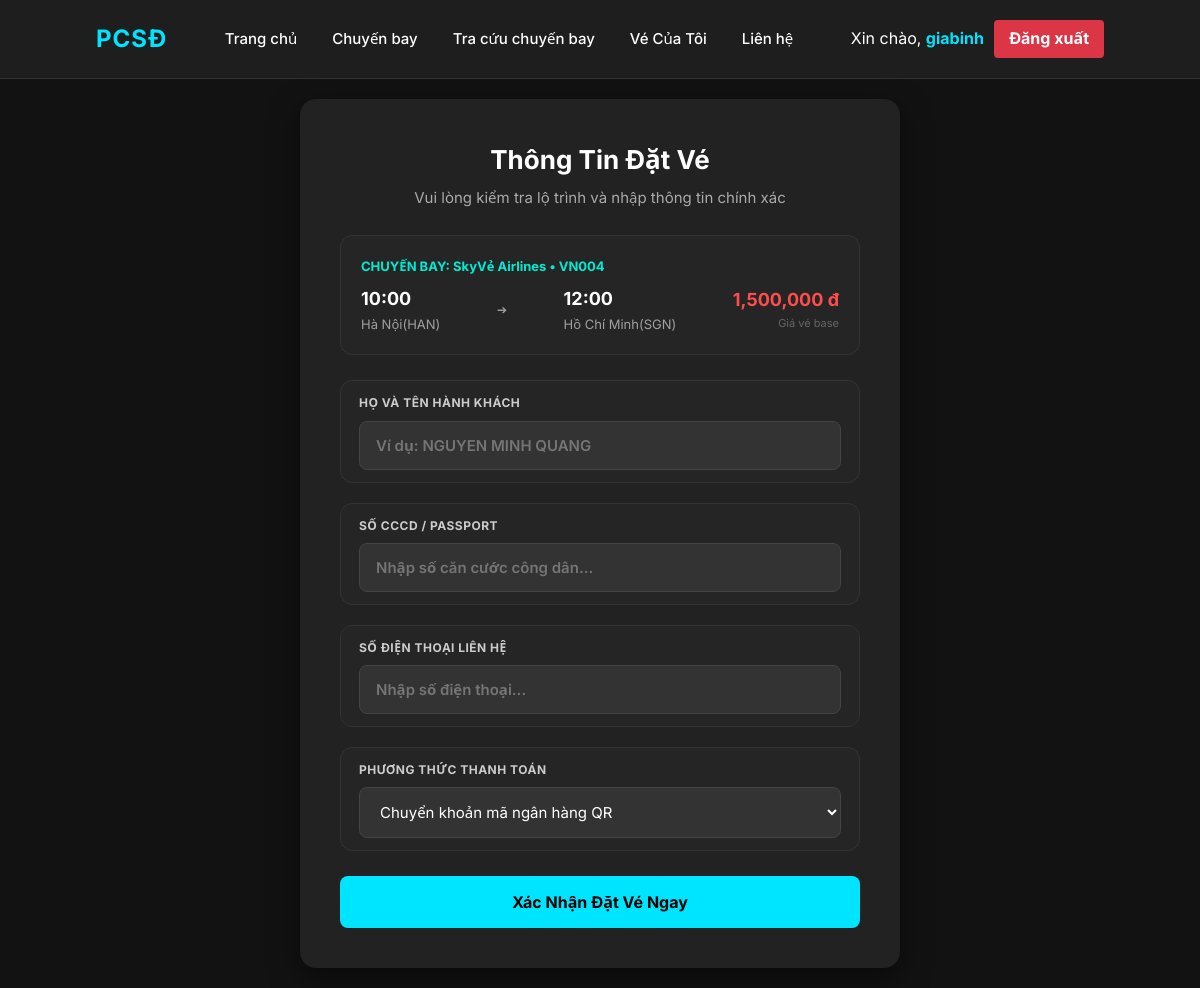
The page /dat-ve?id=VN004 (signed in) on the database its author committed.
### app.py (models this page shows)
class ChuyenBay(db.Model):
    maChuyenBay = db.Column(db.String(20), primary_key=True)
    maMayBay = db.Column(db.String(20), db.ForeignKey('may_bay.maMayBay'), nullable=False)
    sanBayDi = db.Column(db.String(50), nullable=False)
    sanBayDen = db.Column(db.String(50), nullable=False)
    ngayGioDi = db.Column(db.DateTime, nullable=False)
    ngayGioDen = db.Column(db.DateTime, nullable=False)
    giaVe = db.Column(db.Float, nullable=False)
    soGheTrong = db.Column(db.Integer, nullable=False)
    may_bay = db.relationship('MayBay', backref=db.backref('chuyen_bay', lazy=True))

### app.py (the view, shortened to what this page needs)
@app.route('/dat-ve', methods=['GET', 'POST'])
def web_dat_ve():
    if 'user_id' not in session:
        flash('Vui lòng đăng nhập tài khoản để tiến hành đặt vé!', 'danger')
        return redirect(url_for('login'))
    ma_cb = request.args.get('id')
    chuyen_bay = ChuyenBay.query.get(ma_cb)
    if not chuyen_bay:
        flash('Chuyến bay không tồn tại!', 'danger')
        return redirect(url_for('xem_chuyen_bay'))
    return render_template('dat_ve.html', cb=chuyen_bay)

### templates/dat_ve.html (shortened to what this page needs)
{% extends 'base.html' %}
{% block content %}
<div class="auth-container" style="min-height: 90vh; padding: 20px;">
    <div class="auth-box" style="max-width: 600px; text-align: left;">
        <h2 style="text-align: center; font-size: 26px; margin-bottom: 5px;">Thông Tin Đặt Vé</h2>
        <p style="text-align: center; margin-bottom: 25px;">Vui lòng kiểm tra lộ trình và nhập thông tin chính xác</p>
        <div style="background-color: var(--bg-input); border: 1px solid var(--border-color); border-radius: 12px; padding: 20px; margin-bottom: 25px;">
            <span style="color: var(--accent-color); font-weight: bold; font-size: 13px; display: block; margin-bottom: 8px;">
                CHUYẾN BAY: SkyVẻ Airlines • {{ cb.maChuyenBay }}
            </span>
            <div style="display: flex; justify-content: space-between; align-items: center; color: #fff;">
                <div>
                    <strong style="font-size: 18px;">{{ cb.ngayGioDi.strftime('%H:%M') }}</strong>
                    <div style="color: var(--text-sub); font-size: 13px;">{{ cb.sanBayDi }}</div>
                </div>
                <div style="color: var(--text-sub); font-size: 12px;">➔</div>
                <div>
                    <strong style="font-size: 18px;">{{ cb.ngayGioDen.strftime('%H:%M') }}</strong>
                    <div style="color: var(--text-sub); font-size: 13px;">{{ cb.sanBayDen }}</div>
                </div>
                <div style="text-align: right;">
                    <span style="color: #ff4d4d; font-size: 18px; font-weight: bold;">{{ "{:,.0f}".format(cb.giaVe) }} đ</span>
                    <div style="color: #666; font-size: 11px;">Giá vé base</div>
                </div>
            </div>
        </div>
        <form action="/dat-ve?id={{ cb.maChuyenBay }}" method="POST">
            <div class="form-group">
                <label>HỌ VÀ TÊN HÀNH KHÁCH</label>
                <input type="text" name="hoTen" placeholder="Ví dụ: NGUYEN MINH QUANG" required />
            </div>
            <div class="form-group">
                <label>SỐ CCCD / PASSPORT</label>
                <input type="text" name="cccd" placeholder="Nhập số căn cước công dân..." required />
            </div>
            <div class="form-group">
                <label>SỐ ĐIỆN THOẠI LIÊN HỆ</label>
                <input type="text" name="soDienThoai" placeholder="Nhập số điện thoại..." required />
            </div>
            <div class="form-group" style="margin-bottom: 25px;">
                <label>PHƯƠNG THỨC THANH TOÁN</label>
                <select name="phuongThucThanhToan" style="width: 100%; padding: 14px 16px; background-color: #333333; border: 1px solid #444444; border-radius: 8px; color: #ffffff; font-size: 15px; outline: none;" required>
                    <option value="Chuyển khoản QR">Chuyển khoản mã ngân hàng QR</option>
                </select>
            </div>
            <button type="submit" class="btn-submit" style="margin-top: 0;">Xác Nhận Đặt Vé Ngay</button>
        </form>
    </div>
</div>
{% endblock %}

### css/style.css (style rules this page uses)
* { margin: 0; padding: 0; box-sizing: border-box; font-family: "Inter", "Segoe UI", Roboto, sans-serif; }
:root { --bg-body: #121212; --bg-card: #1e1e1e; --bg-input: #252525; --text-main: #ffffff; --text-sub: #a0a0a0; --accent-color: #00ebd4; --border-color: #333333; }
body { background-color: var(--bg-body); color: var(--text-main); line-height: 1.6; overflow-x: hidden; }
.auth-container { display: flex; justify-content: center; align-items: center; min-height: 80vh; padding: 40px 20px; }
.auth-box { background-color: #222; padding: 40px; border-radius: 16px; width: 100%; max-width: 450px; box-shadow: 0 10px 30px rgba(0, 0, 0, 0.5); text-align: center; }
.auth-box h2 { color: #ffffff; font-size: 32px; margin-bottom: 10px; }
.auth-box p { color: #aaaaaa; margin-bottom: 30px; font-size: 15px; }
.auth-box .form-group { text-align: left; margin-bottom: 20px; }
.auth-box .form-group label { display: block; color: #cccccc; font-size: 12px; margin-bottom: 8px; font-weight: 700; }
.auth-box .form-group input { width: 100%; padding: 14px 16px; background-color: #333333; border: 1px solid #444444; border-radius: 8px; color: #ffffff; font-size: 15px; outline: none; box-sizing: border-box; font-family: inherit; }
.btn-submit { width: 100%; padding: 15px; background-color: #00e5ff; color: #000000; font-weight: 700; font-size: 16px; border: none; border-radius: 8px; cursor: pointer; margin-top: 10px; font-family: inherit; }
.form-group { flex: 1; background-color: var(--bg-input); border: 1px solid var(--border-color); border-radius: 12px; padding: 12px 18px; transition: border-color 0.3s ease; }
.form-group label { display: block; font-size: 11px; font-weight: 700; color: var(--text-sub); margin-bottom: 5px; letter-spacing: 0.5px; }
.form-group input { width: 100%; background: transparent; border: none; color: var(--text-main); font-size: 15px; font-weight: 600; outline: none; }

### templates/base.html (style rules this page uses)
*, input, select, textarea, button, .form-group, .form-group input, .auth-box input, .search-form input { -webkit-tap-highlight-color: transparent !important; }

### rows shown on the page
ChuyenBay: maChuyenBay "VN004", ngayGioDi "10:00", sanBayDi "Hà Nội(HAN)", ngayGioDen "12:00", sanBayDen "Hồ Chí Minh(SGN)", giaVe "1,500,000"

### other values the page prints
{{ session.get('hoTen') }} "giabinh"
